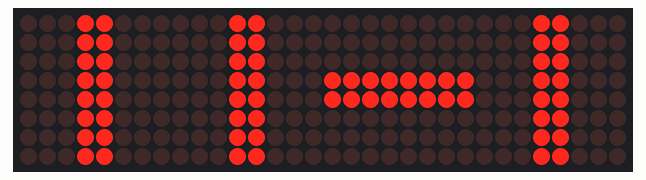
Recording of a sketch running on a simulated Arduino Uno, built with avr-gcc and run on an emulated ATmega328P. On the bench: 32×8 LED matrix.

Above: at 0.1 s.

The sketch:

LEDTEST.ino
```cpp
//We always have to include the library
#include "LedControl.h"

/*
 Now we need a LedControl to work with.
 ***** These pin numbers will probably not work with your hardware *****
 pin 12 is connected to the DataIn
 pin 11 is connected to the CLK
 pin 10 is connected to LOAD
 We have only a single MAX72XX.
 */
LedControl lc=LedControl(12,11,10,4);


/* we always wait a bit between updates of the display */
unsigned long delaytime=600;

void setup() {
  /*
   The MAX72XX is in power-saving mode on startup,
   we have to do a wakeup call
   */
  lc.shutdown(0,false);
  /* Set the brightness to a medium values */
  lc.setIntensity(0,8);
  /* and clear the display */
  lc.clearDisplay(0);


   lc.shutdown(1,false);
  /* Set the brightness to a medium values */
  lc.setIntensity(1,8);
  /* and clear the display */
  lc.clearDisplay(1);

   lc.shutdown(2,false);
  /* Set the brightness to a medium values */
  lc.setIntensity(2,8);
  /* and clear the display */
  lc.clearDisplay(2);


   lc.shutdown(3,false);
  /* Set the brightness to a medium values */
  lc.setIntensity(3,8);
  /* and clear the display */
  lc.clearDisplay(3);
}

/*
 This method will display the characters for the
 word "Arduino" one after the other on the matrix.
 (you need at least 5x7 leds to see the whole chars)
 */
void smile() {
  /* here is the data for the characters */

  // K
  byte leye[8]={
    B00110000,
    B00011100,
    B00001110,
    B00000111,
    B00000111,
    B00001110,
    B00011100,
    B00110000};

    byte reye[8]={
    B00011000,
    B00111100,
    B01111110,
    B01100110,
    B11000011,
    B10000001,
    B00000000,
    B00000000};

  byte rm[8]={
  B00000001,
  B00000110,
  B00001000,
  B00010000,
  B00110000,
  B01100000,
  B11100000,
  B11100000};

  byte lm[8]={
  B11100000,
  B11100000,
  B01100000,
  B00110000,
  B00010000,
  B00001000,
  B00000110,
  B00000001};


  /* Letter   */
  for (int i=0; i<8; i++){
  lc.setRow(0,i,leye[i]);

  }

   for (int i=0; i<8; i++){
  lc.setRow(1,i,reye[i]);

  }

     for (int i=0; i<8; i++){
  lc.setRow(2,i,lm[i]);

  }

       for (int i=0; i<8; i++){
  lc.setRow(3,i,rm[i]);

  }
}


void sad() {
  /* here is the data for the characters */

  // K
  byte leye[8]={
    B00011000,
    B00011000,
    B00011000,
    B00011000,
    B00011000,
    B00011000,
    B00011000,
    B00011000};

    byte reye[8]={
    B00000000,
    B00000000,
    B00000000,
    B11111111,
    B11111111,
    B00000000,
    B00000000,
    B00000000};

  byte rm[8]={
B00011000,
    B00011000,
    B00011000,
    B00011000,
    B00011000,
    B00011000,
    B00011000,
    B00011000};

  byte lm[8]={
B00011000,
    B00011000,
    B00011000,
    B00011000,
    B00011000,
    B00011000,
    B00011000,
    B00011000};


  /* Letter   */
  for (int i=0; i<8; i++){
  lc.setRow(0,i,leye[i]);

  }

   for (int i=0; i<8; i++){
  lc.setRow(1,i,reye[i]);

  }

     for (int i=0; i<8; i++){
  lc.setRow(2,i,lm[i]);

  }

       for (int i=0; i<8; i++){
  lc.setRow(3,i,rm[i]);

  }
}


void loop() {
 sad();

}
```
